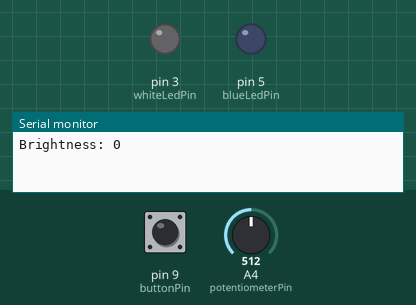
Simulated run of this sketch. Board: Arduino Uno, built with avr-gcc and run on an emulated ATmega328P. Shown: output pins drawn as LEDs (lit = HIGH), the last lines printed to the serial monitor. The test bench sets the inputs (shaded band); at power-on: pin 9 (buttonPin) HIGH, A4 (potentiometerPin) = 512.

Above: at 1.2 s.
1.3 s: pin 9 (buttonPin) pulled LOW for 0.15 s
At 1.8 s:
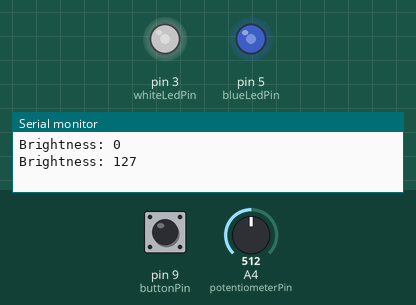
2.9 s: A4 (potentiometerPin) set to 716
At 4.1 s:
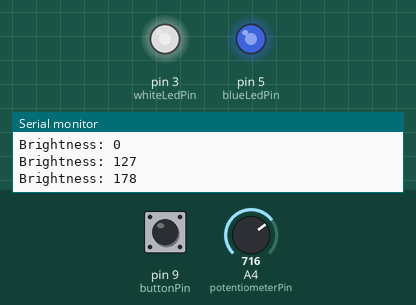
4.4 s: A4 (potentiometerPin) set to 900
At 5.3 s:
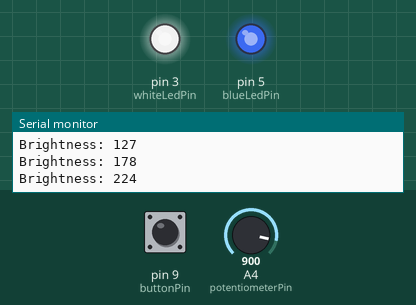
5.9 s: A4 (potentiometerPin) set to 122
At 6.5 s:
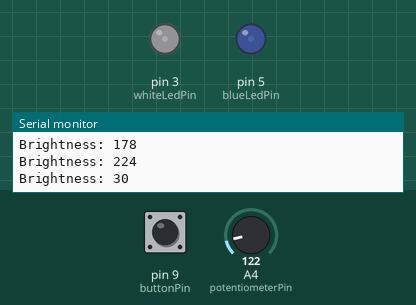
7.4 s: A4 (potentiometerPin) set to 511
At 8.6 s:
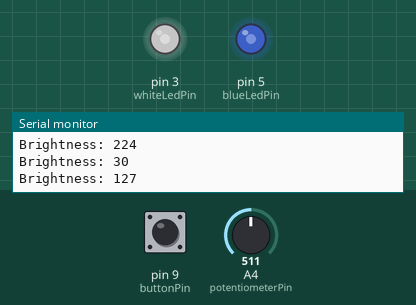
8.9 s: pin 9 (buttonPin) pulled LOW for 1 s
At 9.9 s:
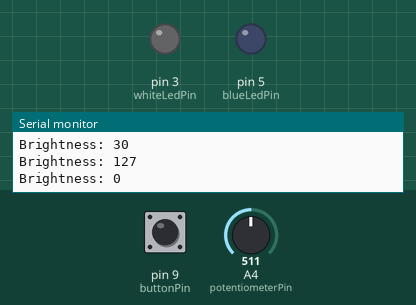
Timing chart, 0 to 11.9 s (numbered marks = the images above; inputs shaded):
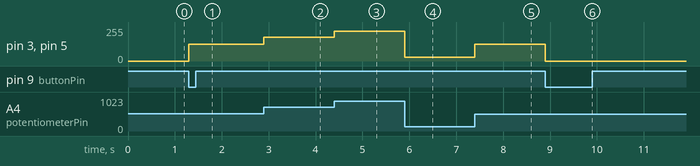

The sketch:

code.ino
```cpp
// Pin configuration
int whiteLedPin = 3;
int blueLedPin = 5;
int potentiometerPin = A4;
int buttonPin = 9;

// Variables for potentiometer and brightness
int potValue;       // Raw value from potentiometer (0-1023)
int brightness;     // Mapped brightness value (0-255)

// Button handling (edge detection)
bool buttonState;                       // Current state of the button
bool ledEnabled = false;                // Whether LEDs are ON or OFF
bool previousButtonState = HIGH;        // Previous button state (for the edge detection)

// Store last printed brightness to avoid spamming Serial Monitor
int previousBrightness = -1;

void setup() {
  Serial.begin(9600);

  // Set up pin modes
  pinMode(whiteLedPin, OUTPUT);
  pinMode(blueLedPin, OUTPUT);
  pinMode(potentiometerPin, INPUT);
  pinMode(buttonPin, INPUT_PULLUP);   // Internal pull-up resistor
}

void loop() {
  // Read potentiometer and map to brightness (0-255)
  potValue = analogRead(potentiometerPin);
  brightness = map(potValue, 0, 1023, 0, 255);

  // Detect button press (transition from HIGH to LOW)
  buttonState = digitalRead(buttonPin);
  if (previousButtonState == HIGH && buttonState == LOW) {
  ledEnabled = !ledEnabled;       // Toggle LED state
  }

  // Update previous button state
  previousButtonState = buttonState;

  // If LEDs are enabled
  if (ledEnabled) {

    // Set LED brightness using PWM
    analogWrite(whiteLedPin, brightness);
    analogWrite(blueLedPin, brightness);

    // Print brightness only if it changed
    if (previousBrightness != brightness) {

      Serial.print("Brightness: ");
      Serial.println(brightness);
      previousBrightness = brightness;
    }
  } else {

    // Turn off LEDs
    analogWrite(whiteLedPin, 0);
    analogWrite(blueLedPin, 0);

    // Print 0 only once when LEDs turn off
    if(previousBrightness != 0) {
      Serial.println("Brightness: 0");
      previousBrightness = 0;
    }
  }
}
```

Measured:
- after the input at 1.3 s, pin 3 (whiteLedPin), pin 5 (blueLedPin): 0/255 → 127/255 at once
- after the input at 2.9 s, pin 3 (whiteLedPin), pin 5 (blueLedPin): 127/255 → 178/255 at once
- after the input at 4.4 s, pin 3 (whiteLedPin), pin 5 (blueLedPin): 178/255 → 224/255 at once
- after the input at 5.9 s, pin 3 (whiteLedPin), pin 5 (blueLedPin): 224/255 → 30/255 at once
- after the input at 7.4 s, pin 3 (whiteLedPin), pin 5 (blueLedPin): 30/255 → 127/255 at once
- after the input at 8.9 s, pin 3 (whiteLedPin), pin 5 (blueLedPin): 127/255 → 0/255 at once
